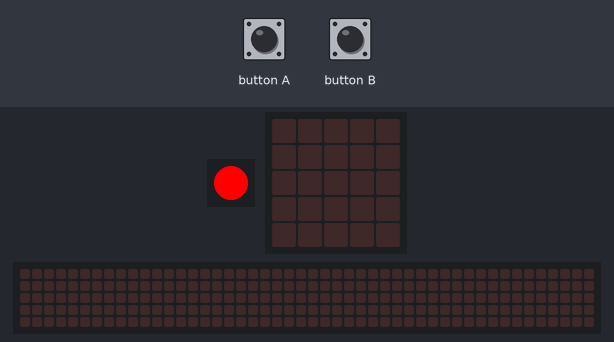
The program below on a simulated Calliope mini (MakeCode). Parts: 1 RGB LEDs in strip order, left to right, the board's 5×5 LED display, a strip that is not on the board, showing the scrolling text unrolled. The test bench sets the inputs (shaded band). The 48×5 strip is a reading aid, not a part: it shows the text the display is scrolling, unrolled, one strip-width of it at a time.

Above: at 1.2 s.
1.3 s: button A pressed for 0.15 s
At 2.3 s:
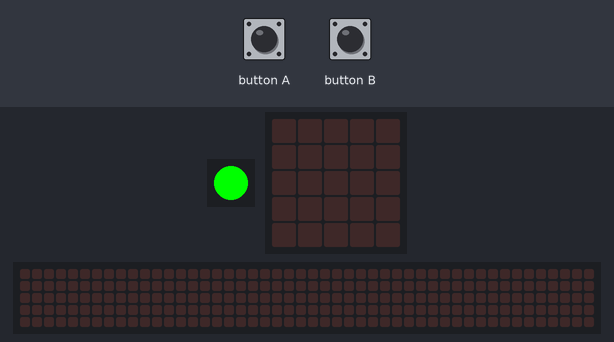
2.9 s: button B pressed for 0.15 s
At 3.2 s:
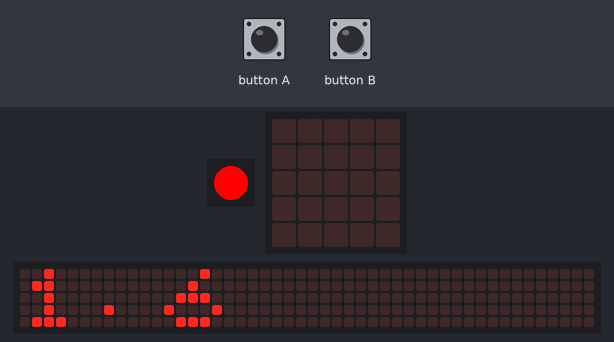
5.9 s: button A pressed for 0.15 s
At 7.3 s:
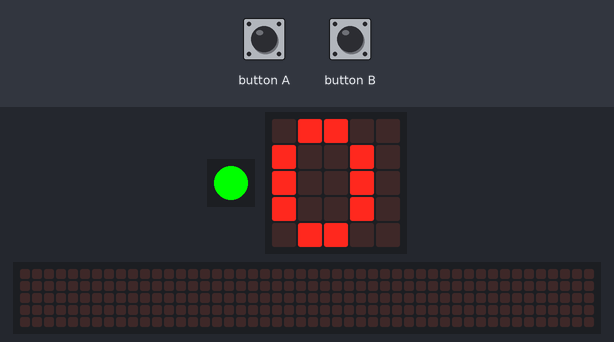
8.1 s: button B pressed for 0.15 s
At 12.6 s:
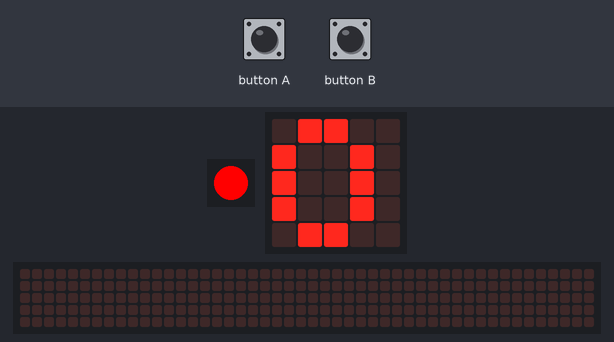
Timing chart, 0 to 14.1 s (numbered marks = the images above; inputs shaded):
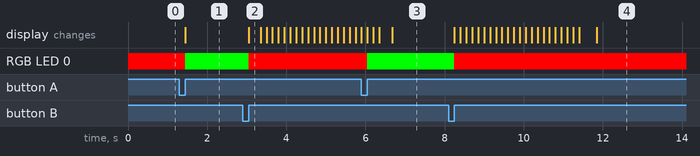

The program:

main.ts
```typescript
input.onButtonPressed(Button.A, function () {
    Startzeit = input.runningTime()
    Schritte = 0
    Start = true
    basic.setLedColor(0x00ff00)
})
input.onGesture(Gesture.Shake, function () {
    if (Start == true) {
        Schritte += 1
    }
})
input.onButtonPressed(Button.B, function () {
    if (Start == true) {
        basic.setLedColor(0xff0000)
        Zeitunterschied = input.runningTime() - Startzeit
        Zeitunterschied = Zeitunterschied / 1000
        Start = false
        basic.showNumber(Zeitunterschied)
        basic.showNumber(Schritte)
        basic.showNumber(Schritte * Schrittlänge / Zeitunterschied)
    }
})
let Zeitunterschied = 0
let Schritte = 0
let Startzeit = 0
let Schrittlänge = 0
let Start = false
basic.setLedColor(0xff0000)
Start = false
Schrittlänge = 0.4
basic.forever(function () {

})
```

test.ts
```typescript
// Hier kann man Tests durchführen; diese Datei wird nicht kompiliert, wenn dieses Paket als Erweiterung verwendet wird.
```

Measured:
- after the input at 1.3 s, RGB LED 0: RGB(255, 0, 0) → RGB(0, 255, 0) after 0.15 s
- after the input at 2.9 s, RGB LED 0: RGB(0, 255, 0) → RGB(255, 0, 0) after 0.15 s; the display: changes after 0.15 s (image 2)
- after the input at 5.9 s, the display: first differs from a run without the input after 0.15 s (image 3 shows a later state)
- after the input at 8.1 s, RGB LED 0: RGB(0, 255, 0) → RGB(255, 0, 0) after 0.15 s; the display: first changes after 0.15 s (image 4 shows a later state)
